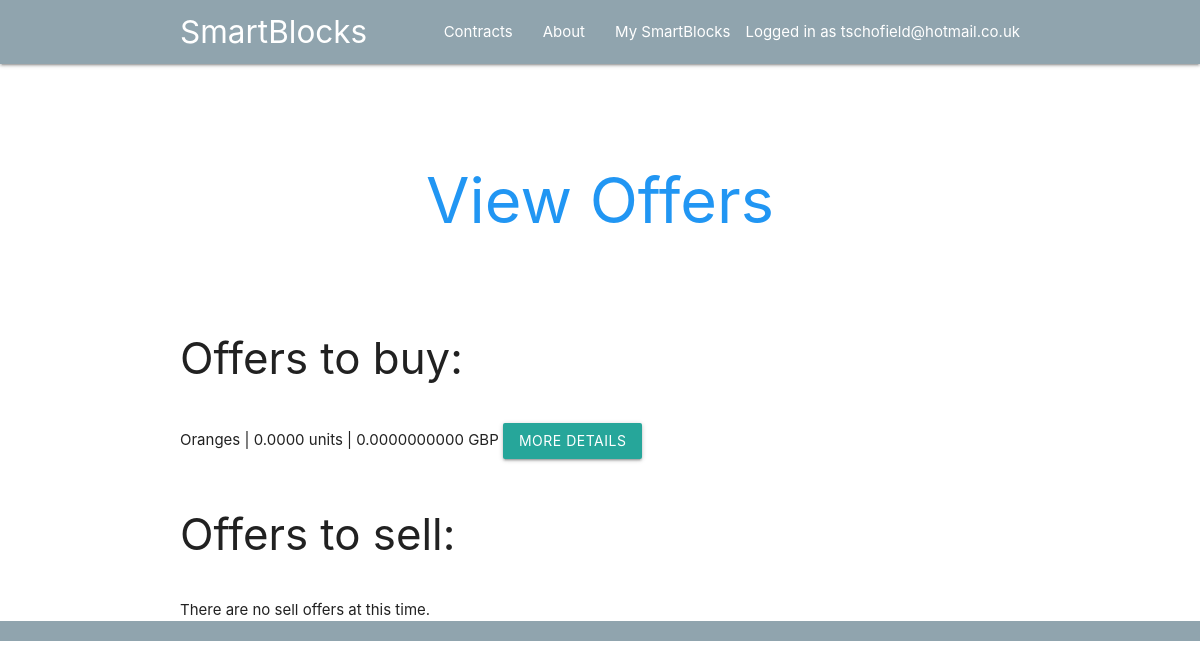
/webapp/offers/ (signed in), run on the app's committed database.
### webapp/models.py (models this page shows)
class Offer(models.Model):
    buyer = models.ForeignKey(settings.AUTH_USER_MODEL, on_delete=models.CASCADE, related_name="b",null=True)
    seller = models.ForeignKey(settings.AUTH_USER_MODEL, on_delete=models.CASCADE, related_name="s", null=True)
    asset_name = models.CharField(max_length=100)
    condition_help = "Keywords: <span class='keyword'>AND</span>, <span class='keyword'>OR</span>.</br>Operations: <, >, =</br>Variables: <span class='variable'>price</span>, <span class='variable'>quantity</span></br>Use parentheses to group statements.</br></br>Example:</br> (<span class='variable'>price</span> < 100 <span class='keyword'>AND</span> (<span class='variable'>quantity</span> > 20 <span class='keyword'>AND</span> <span class='variable'>quantity</span> < 50)) </br><span class='keyword'>OR</span> (<span class='variable'>price</span> < 120 <span class='keyword'>AND</span> <span class='variable'>quantity</span> < 20)"
    completion_condition = models.CharField(max_length=256, help_text=condition_help)
    unit = models.CharField(max_length=10)
    GBP = 'GBP'
    USD = 'USD'
    BTC = 'BTC'
    CURRENCY_CHOICES = ((GBP, 'GBP'), (USD, 'USD'), (BTC, 'BTC'))
    currency = models.CharField(max_length=3, choices=CURRENCY_CHOICES, default=GBP)
    quantity = models.DecimalField(default=0, max_digits=20,decimal_places=4)
    price = models.DecimalField(default=0, max_digits=30, decimal_places=10)
    BUY = 'Buy'
    SELL = 'Sell'
    CONTRACT_CHOICES = ((BUY, 'BUY'),(SELL, 'SELL'))
    contract_type = models.CharField(max_length=4, choices=CONTRACT_CHOICES, default=BUY)
    location = models.CharField(max_length=8)
    completion_date = models.DateField()

### webapp/views.py (the view)
# urls.py: path('offers/', views.offers, name='offers'),
@login_required
def offers(request):
    buy_offers = Offer.objects.filter(seller=None).exclude(buyer=request.user)
    sell_offers = Offer.objects.filter(buyer=None).exclude(seller=request.user)
    return render(request, 'webapp/offers.html', {'buy_offers':buy_offers,'sell_offers':sell_offers})

### webapp/templates/webapp/offers.html (shortened to what this page needs)
{% extends 'base.html' %}
{% block header %}
      <h1 class="header center blue-text">View Offers</h1>
{% endblock %}
{% block content %}
<h3>Offers to buy:</h3><br>
{% if buy_offers.first is not None %}
{% for offer in buy_offers %}
{{ offer.asset_name }} | {{ offer.quantity }} {{ offer.unit }} | {{ offer.price }} {{ offer.currency }} <a class="btn" href="{% url 'webapp:details' offer.id %}">More details</a><br>
{% endfor %}
{% else %}
There are no buy offers at this time.
{% endif %}
<br>
<h3>Offers to sell:</h3><br>
{% if sell_offers.first is not None %}
{% for offer in sell_offers %}
{{ offer.asset_name }} | {{ offer.quantity }} {{ offer.unit }} | {{ offer.price }} {{ offer.currency }} <a class="btn" href="{% url 'webapp:details' offer.id %}">More details</a><br>
{% endfor %}
{% else %}
There are no sell offers at this time.
{% endif %}
{% endblock %}

### webapp/templates/base.html (shortened to what this page needs)
{% load static %}
<!DOCTYPE html>
<html lang="en">
<head>
  <link href="{% static 'webapp/css/materialize.min.css' %}" type="text/css" rel="stylesheet" media="screen,projection"/>
  <link href="{% static 'webapp/css/style.css' %}" type="text/css" rel="stylesheet" media="screen,projection"/>
</head>
<body>
  <nav class="blue-grey lighten-2" role="navigation">
    <div class="nav-wrapper container"><a id="logo-container" href="{% url 'webapp:index' %}" class="brand-logo">SmartBlocks</a>
      <ul class="right hide-on-med-and-down">
      <li><a class='dropdown-trigger' data-target='dropdown1'>Contracts</a></li>
      <li><a href="{% url 'webapp:about' %}">About</a></li>
      <li><a href="{% url 'webapp:mySmartBlocks' %}">My SmartBlocks</a></li>
      {% if user.is_authenticated %}
      <li>Logged in as {{ request.user }}</li>
      {% else %}
      </li>Not logged in</li>
      {% endif %}
      </ul>
    </div>
  </nav>
  <div class="section no-pad-bot" id="index-banner">
    <div class="container">
    <br><br>
       {% block header %}
      {% endblock %}
      <br><br>
    </div>
  </div>
  <div class="container">
      {% block content %}
      {% endblock %}
  </div>
  <footer class="page-footer blue-grey lighten-2">
  </footer>
  </body>
</html>

### data on the page
Offer: asset_name "Oranges", quantity "0.0000", unit "units", price "0.0000000000", currency "GBP"

### other printed values
{{ request.user }} "tschofield@hotmail.co.uk"
